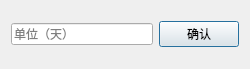
<?xml version="1.0" encoding="UTF-8"?>
<ui version="4.0">
 <class>PeriodDialogClass</class>
 <widget class="QDialog" name="PeriodDialogClass">
  <property name="geometry">
   <rect>
    <x>0</x>
    <y>0</y>
    <width>250</width>
    <height>69</height>
   </rect>
  </property>
  <property name="sizePolicy">
   <sizepolicy hsizetype="Fixed" vsizetype="Fixed">
    <horstretch>0</horstretch>
    <verstretch>0</verstretch>
   </sizepolicy>
  </property>
  <property name="minimumSize">
   <size>
    <width>250</width>
    <height>69</height>
   </size>
  </property>
  <property name="maximumSize">
   <size>
    <width>250</width>
    <height>69</height>
   </size>
  </property>
  <property name="windowTitle">
   <string>PeriodDialog</string>
  </property>
  <layout class="QGridLayout" name="gridLayout">
   <item row="1" column="0">
    <widget class="QLineEdit" name="periodEdit">
     <property name="placeholderText">
      <string>单位（天）</string>
     </property>
    </widget>
   </item>
   <item row="1" column="1">
    <widget class="QPushButton" name="periodButton">
     <property name="text">
      <string>确认</string>
     </property>
    </widget>
   </item>
  </layout>
 </widget>
 <layoutdefault spacing="6" margin="11"/>
 <resources/>
 <connections/>
</ui>
